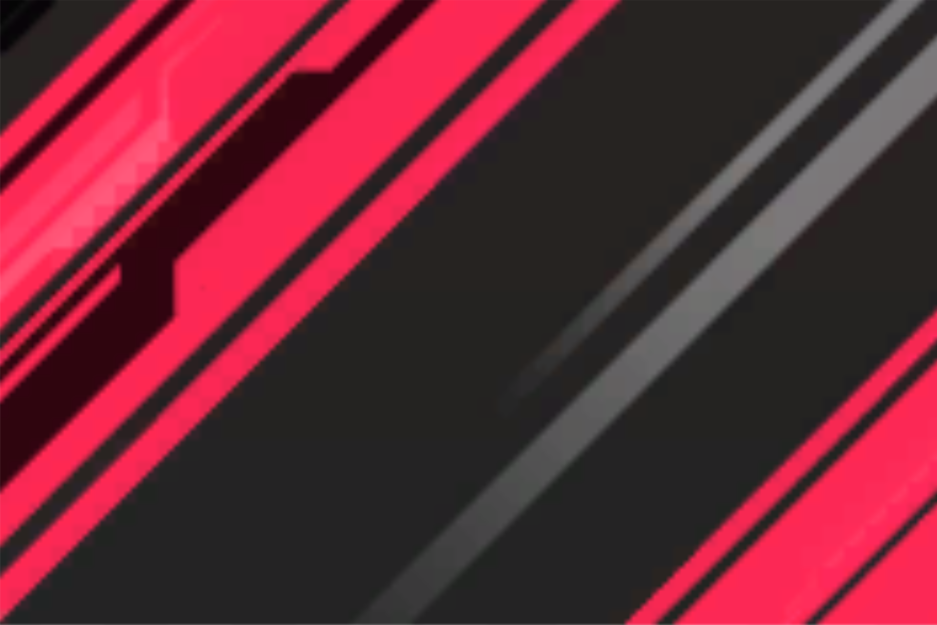
#> input picture tools/assets/song-ultima-background.png, 1874 x 1249 px (shown at 1/2 size)
$ python generate-ultima-assets.py
#> lines starting #> are read from the running program, lines starting #| are printed output that depends on the picture
"""Build the ULTIMA panel background."""
import json
from pathlib import Path
from PIL import Image

root = Path(__file__).resolve().parents[1]
assets = root / 'src/main/resources/assets/minecraftchunithm'

def write(path, value):
    path.parent.mkdir(parents=True, exist_ok=True)
    path.write_text(json.dumps(value, indent=2) + '\n', encoding='utf-8')

# Keep the complete supplied design, including both pink corner treatments.
# It covers a 7 x 3 panel; existing content is drawn on top of this base.
with Image.open(root / 'tools/assets/song-ultima-background.png') as source:
#> source is the input picture: PIL image 1874x1249 RGB; mean R, G, B 102.5, 39.7, 52.2
    image = source.convert('RGBA').resize((1792, 768), Image.Resampling.LANCZOS)
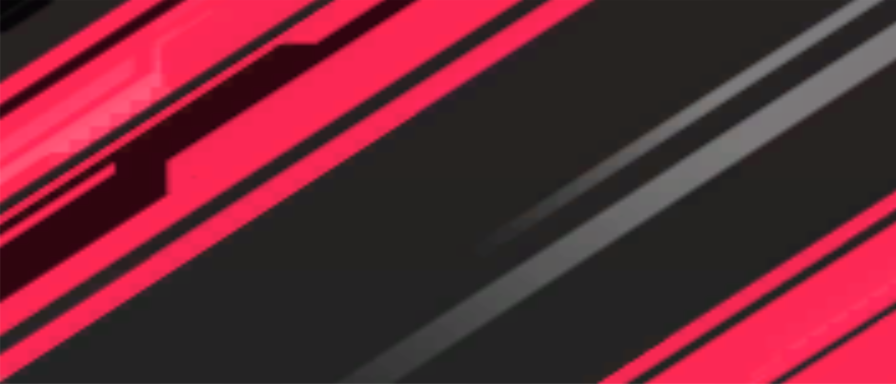
#> image: PIL image 1792x768 RGBA (shown at 1/2 size); mean R, G, B, A 102.5, 39.6, 52.2, 255
    image.save(assets / 'textures/block/song_ultima_background.png')
name = 'song_ultima_background'
write(assets / f'models/block/{name}.json', {
    'parent':'minecraft:block/block','ambientocclusion':False,
    'textures':{'surface':f'minecraftchunithm:block/{name}','particle':'#surface'},
    'elements':[{'from':[0,0,0],'to':[16,16,.1],'shade':False,'light_emission':15,
                 'faces':{'south':{'uv':[0,0,16,16],'texture':'#surface'}}}],
})
write(assets / f'blockstates/{name}.json', {'variants':{'':{'model':f'minecraftchunithm:block/{name}'}}})

print('Generated ULTIMA background. Decoration assets use decorative-line-models.cjs.')
